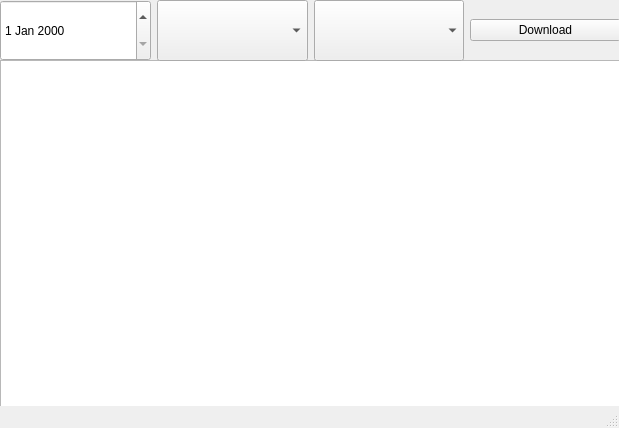
<?xml version="1.0" encoding="UTF-8"?>
<ui version="4.0">
 <class>NbaGifMainWindow</class>
 <widget class="QMainWindow" name="NbaGifMainWindow">
  <property name="geometry">
   <rect>
    <x>0</x>
    <y>0</y>
    <width>619</width>
    <height>428</height>
   </rect>
  </property>
  <property name="windowTitle">
   <string>MainWindow</string>
  </property>
  <widget class="QWidget" name="centralwidget">
   <widget class="QWidget" name="horizontalLayoutWidget">
    <property name="geometry">
     <rect>
      <x>0</x>
      <y>60</y>
      <width>621</width>
      <height>351</height>
     </rect>
    </property>
    <layout class="QHBoxLayout" name="pbpHorizontalLayout">
     <item>
      <widget class="QTableView" name="PbpTableView"/>
     </item>
    </layout>
   </widget>
   <widget class="QWidget" name="horizontalLayoutWidget_2">
    <property name="geometry">
     <rect>
      <x>0</x>
      <y>0</y>
      <width>621</width>
      <height>61</height>
     </rect>
    </property>
    <layout class="QHBoxLayout" name="optionLayout">
     <item>
      <widget class="QDateEdit" name="dateEdit">
       <property name="sizePolicy">
        <sizepolicy hsizetype="Minimum" vsizetype="MinimumExpanding">
         <horstretch>0</horstretch>
         <verstretch>0</verstretch>
        </sizepolicy>
       </property>
      </widget>
     </item>
     <item>
      <widget class="QComboBox" name="gameBox">
       <property name="sizePolicy">
        <sizepolicy hsizetype="Preferred" vsizetype="MinimumExpanding">
         <horstretch>0</horstretch>
         <verstretch>0</verstretch>
        </sizepolicy>
       </property>
      </widget>
     </item>
     <item>
      <widget class="QComboBox" name="qualityBox">
       <property name="sizePolicy">
        <sizepolicy hsizetype="Preferred" vsizetype="MinimumExpanding">
         <horstretch>0</horstretch>
         <verstretch>0</verstretch>
        </sizepolicy>
       </property>
      </widget>
     </item>
     <item>
      <widget class="QPushButton" name="downloadButton">
       <property name="text">
        <string>Download</string>
       </property>
      </widget>
     </item>
    </layout>
   </widget>
  </widget>
  <widget class="QStatusBar" name="statusbar"/>
 </widget>
 <resources/>
 <connections/>
</ui>
